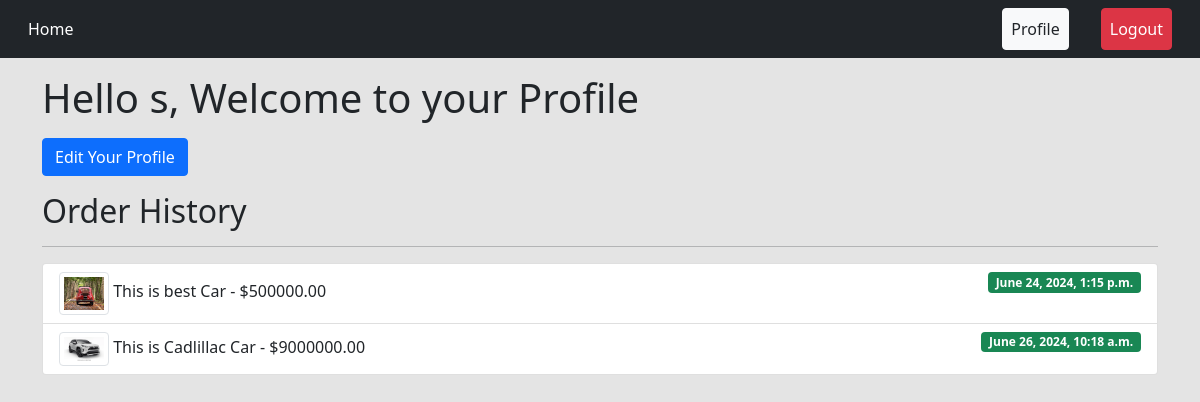
Screenshot of /author/profile/ (signed in) with the database file from the repository.
### cars/models.py (models this page shows, shortened)
class Order(models.Model):
    user = models.ForeignKey(get_user_model(), on_delete=models.CASCADE)
    car = models.ForeignKey(Car, on_delete=models.CASCADE)
    created_at = models.DateTimeField(auto_now_add=True)

class Car(models.Model):
    brand = models.ForeignKey(Brand, on_delete=models.CASCADE)
    title = models.CharField(max_length=200)
    description = models.TextField()
    price = models.DecimalField(max_digits=10, decimal_places=2)
    quantity = models.IntegerField()
    image = models.ImageField(upload_to='cars/')

### author/views.py (the view)
# urls.py: path('profile/', views.profile, name='profile'),
@login_required
def profile(request):
    orders = Order.objects.filter(user=request.user)
    return render(request, 'profile.html', {'orders': orders})

### author/templates/profile.html
{% extends 'base.html' %}
{% block content %}
<div class="container">
    <h1 class="my-3">Hello {{ user.username }}, Welcome to your Profile</h1>
    <a href="{% url 'edit_profile' %}" class="btn btn-primary">Edit Your Profile</a>
    <h2 class="my-3">Order History</h2>
    <hr />
    <ul class="list-group">
        {% for order in orders %}
            <li class="list-group-item">
                <img src="{{ order.car.image.url }}" alt="{{ order.car.title }}" class="img-thumbnail" style="width: 50px; height: auto;">
                {{ order.car.title }} - ${{ order.car.price }}
                <span class="badge bg-success float-end">{{ order.created_at }}</span>
            </li>
        {% endfor %}
    </ul>
</div>
{% endblock %}

### rows the page displays
Order: car.image (picture), car "This is best Car", car.price "500000.00", created_at "June 24, 2024, 1:15 p.m."
Order: car.image (picture), car "This is Cadlillac Car", car.price "9000000.00", created_at "June 26, 2024, 10:18 a.m."

### other values shown
{{ user.username }} "s"
